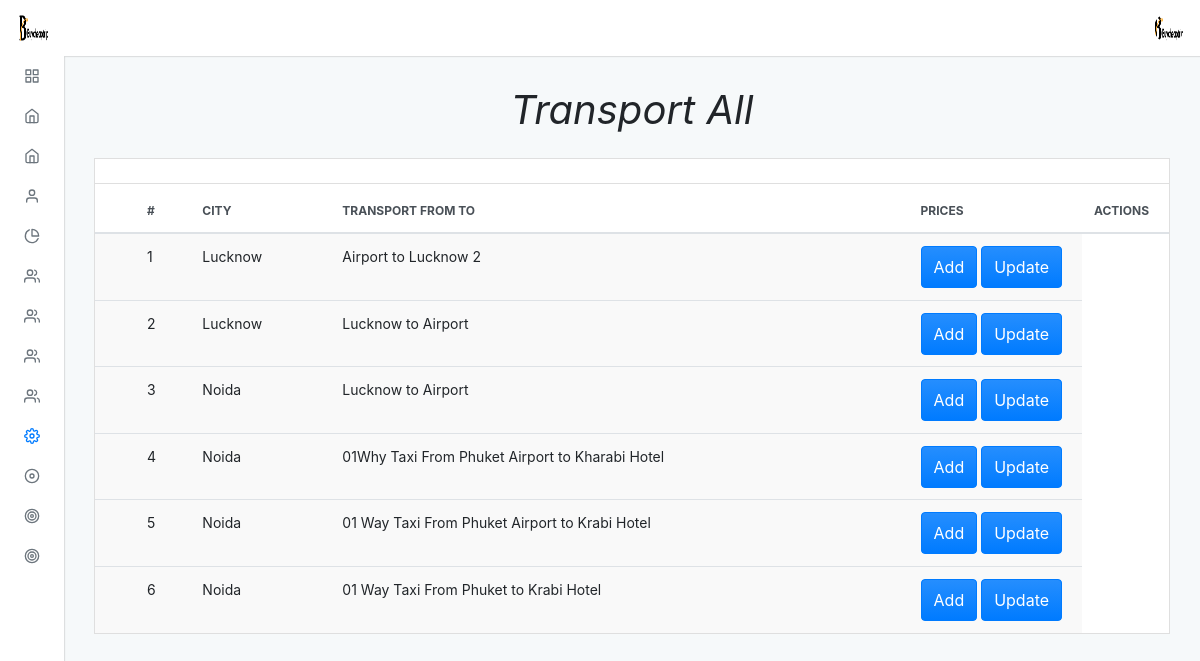
The app's page /admin/default/transport_all.php (signed in) with its own data.
### tables this page shows
CREATE TABLE `transport` (
  `trans_id` int(11) NOT NULL,
  `transport_name` varchar(150) NOT NULL,
  `tcity_id` int(11) NOT NULL
);

CREATE TABLE `cities` (
  `city_id` int(11) NOT NULL,
  `city_name` varchar(100) NOT NULL
);

### admin/default/transport_all.php (the view, shortened to what this page needs)
<?php
include "../../connection.php";
?>
<?php $page = "setting";
include("./incluede/header.php") ?>
<div class="adminx-content">
    <div class="adminx-main-content">
        <div class="container-fluid">
            <div class="pb-3">
                <h1><b><i>Transport All</i></b></h1>
            </div>
            <div class="row">
                <div class="col">
                    <div class="card mb-grid">
                        <div class="card-header d-flex justify-content-between align-items-center">
                        </div>
                        <div class="table-responsive-md">
                            <table class="table table-actions table-striped table-hover mb-0">
                                <thead>
                                    <tr>
                                        <th scope="col">
                                            <label class="custom-control custom-checkbox m-0 p-0">
                                            </label>
                                        </th>
                                        <th scope="col">#</th>
                                        <th scope="col">City</th>
                                        <th scope="col">Transport From To</th>
                                        <th scope="col">Prices</th>
                                        <th scope="col">Actions</th>
                                    </tr>
                                </thead>
                                <tbody>
                                    <?php
                                    $query = "SELECT transport.trans_id, transport.transport_name,transport.tcity_id,cities.city_name
                                    FROM transport
                                    JOIN cities ON transport.tcity_id = cities.city_id
                                    ORDER BY cities.city_name ASC";
                                    $res = mysqli_query($conn, $query);
                                    $a = 1;
                                    while ($row = mysqli_fetch_assoc($res)) {
                                    ?>
                                        <tr>
                                            <th scope="row">
                                                <label class="custom-control custom-checkbox m-0 p-0">
                                                </label>
                                            </th>
                                            <td><?php echo $a ?></td>
                                            <td><?php echo $row['city_name'] ?></td>
                                            <td><?php echo $row['transport_name'] ?></td>
                                            <td>
                                                <a href="transport_add"><button type="button" class="btn btn-primary waves-effect waves-light add">Add</button></a>
                                               <a href="transport_update?trans_id=<?php echo $row['trans_id']; ?>"><button type="button" class="btn btn-primary waves-effect waves-light add">Update</button></a>
                                            </td>
                                        <tr>
                                        <?php
                                        ++$a;
                                    }
                                        ?>
                                        <?php include("./incluede/footer.php") ?>

### admin/default/incluede/header.php (shortened to what this page needs)
<!DOCTYPE html>
<html lang="en">
<head>
  <link rel="stylesheet" type="text/css" href="./dist/css/adminx.css" media="screen" />
</head>
<body class=" virat">
  <div class="adminx-container">
    <?php
    $query = "select * from admin_login";
    $result = mysqli_query($conn, $query);
    while ($row = mysqli_fetch_assoc($result)) {
    ?>
      <nav class="navbar navbar-expand justify-content-between fixed-top virat_1">
        <a class="navbar-brand mb-0 h1 d-none d-md-block" href="admin">
          <img src="../upload/<?php echo $row['image']; ?>" class="navbar-brand-image d-inline-block align-top mr-2" class="circle" alt="">
        </a>
        <ul class="navbar-nav d-flex justify-content-end mr-2">
          <li class="nav-item dropdown">
            <a class="nav-link avatar-with-name" id="navbarDropdownMenuLink" data-toggle="dropdown" href="#">
              <img src="../upload/<?php echo $row['image']; ?>" class="d-inline-block align-top" class="rounded" alt="">
            </a>
          </li>
        </ul>
      <?php
    }
      ?>
      </nav>
      <div class="adminx-sidebar expand-hover push">
        <ul class="sidebar-nav">
          <li class="sidebar-nav-item">
            <a href="admin" class="sidebar-nav-link <?php if ($page == 'home') {
                                                      echo 'active';
                                                    } ?>">
              <span class="sidebar-nav-icon">
                <i data-feather="grid"></i>
              </span>
            </a>
          </li>
          <li class="sidebar-nav-item">
            <a class="sidebar-nav-link <?php if ($page == 'thailand') {
                                          echo 'active';
                                        } ?> collapsed" data-toggle="collapse" href="#examplepackage" aria-expanded="false" aria-controls="examplepackage">
              <span class="sidebar-nav-icon">
                <i data-feather="home"></i>
              </span>
            </a>
          </li>
          <li class="sidebar-nav-item">
            <a class="sidebar-nav-link <?php if ($page == 'slider') {
                                          echo 'active';
                                        } ?> collapsed" data-toggle="collapse" href="#example" aria-expanded="false" aria-controls="example">
              <span class="sidebar-nav-icon">
                <i data-feather="home"></i>
              </span>
            </a>
          </li>
          <li class="sidebar-nav-item">
            <a class=" sidebar-nav-link <?php if ($page == 'about') {
                                          echo 'active';
                                        } ?> collapsed" data-toggle="collapse" href="#exampl_a" aria-expanded="false" aria-controls="exampl_a">
              <span class="sidebar-nav-icon">
                <i data-feather="user"></i>
              </span>
            </a>
          </li>
          <li class="sidebar-nav-item">
            <a class=" sidebar-nav-link <?php if ($page == 'our') {
                                          echo 'active';
                                        } ?> collapsed" data-toggle="collapse" href="#examp" aria-expanded="false" aria-controls="examp">
              <span class="sidebar-nav-icon">
                <i data-feather="pie-chart"></i>
              </span>
            </a>
          </li>
          <li class="sidebar-nav-item">
            <a class=" sidebar-nav-link <?php if ($page == 'transport') {
                                          echo 'active';
                                        } ?> collapsed" data-toggle="collapse" href="#exa_team" aria-expanded="false" aria-controls="exa_team">
              <span class="sidebar-nav-icon">
                <i data-feather="users"></i>
              </span>
            </a>
          </li>
          <li class="sidebar-nav-item">
            <a class=" sidebar-nav-link <?php if ($page == 'transport') {
                                          echo 'active';
                                        } ?> collapsed" data-toggle="collapse" href="#exa_team89" aria-expanded="false" aria-controls="exa_team89">
              <span class="sidebar-nav-icon">
                <i data-feather="users"></i>
              </span>
            </a>
          </li>
          <li class="sidebar-nav-item">
            <a class=" sidebar-nav-link <?php if ($page == 'transport') {
                                          echo 'active';
                                        } ?> collapsed" data-toggle="collapse" href="#exa_team99" aria-expanded="false" aria-controls="exa_team99">
              <span class="sidebar-nav-icon">
                <i data-feather="users"></i>
              </span>
            </a>
          </li>
          <li class="sidebar-nav-item">
            <a class=" sidebar-nav-link <?php if ($page == 'users') {
                                          echo 'active';
                                        } ?> collapsed" data-toggle="collapse" href="#exa_team98" aria-expanded="false" aria-controls="exa_team98">
              <span class="sidebar-nav-icon">
                <i data-feather="users"></i>
              </span>
            </a>
          </li>
          <li class="sidebar-nav-item">
            <a class=" sidebar-nav-link <?php if ($page == 'setting') {
                                          echo 'active';
                                        } ?> collapsed" data-toggle="collapse" href="#ex" aria-expanded="false" aria-controls="ex">
              <span class="sidebar-nav-icon">
                <i data-feather="settings"></i>
              </span>
            </a>
            <li class="sidebar-nav-item">
                <a href="../default/users_wallet" class="sidebar-nav-link">
                  <span class="sidebar-nav-abbr">
                    <i data-feather="disc"></i>
                  </span>
                </a>
              </li>
              <li class="sidebar-nav-item">
                <a href="../default/thailand_payment" class="sidebar-nav-link">
                  <span class="sidebar-nav-abbr">
                    <i data-feather="target"></i>
                  </span>
                </a>
              </li>
              <li class="sidebar-nav-item">
                <a href="../default/manage_offer" class="sidebar-nav-link">
                  <span class="sidebar-nav-abbr">
                    <i data-feather="target"></i>
                  </span>
                </a>
              </li>
      </div>

### admin/default/incluede/header.php (style rules this page uses)
.pb-3 { text-align: center; }

### records on screen
transport: cities.city_name "Lucknow", transport_name "Airport to Lucknow 2"
transport: cities.city_name "Lucknow", transport_name "Lucknow to Airport"
transport: cities.city_name "Noida", transport_name "Lucknow to Airport"
transport: cities.city_name "Noida", transport_name "01Why Taxi From Phuket Airport to Kharabi Hotel"
transport: cities.city_name "Noida", transport_name "01 Way Taxi From Phuket Airport to Krabi Hotel"
transport: cities.city_name "Noida", transport_name "01 Way Taxi From Phuket to Krabi Hotel"
